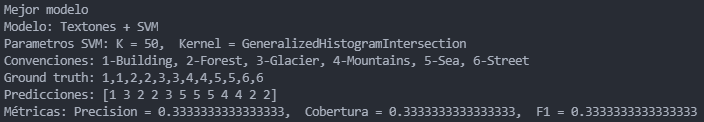
#> input picture Miniproyecto 4 - Parte 2/Test.png, 704 x 122 px, given in place of coins.png, which was not available
$ python main_Thresholding_segmentation.py
#> lines starting #> are read from the running program, lines starting #| are printed output that depends on the picture; pictures that were not available may be replaced by others from this repository, and a replacement may not be noted
#Importacion de librerias
import numpy as np
import requests
import skimage.io as io
from skimage.color import rgb2gray
from matplotlib import pyplot  as plt
import os
from skimage.filters import threshold_otsu
import nibabel
import glob


#Thershold binarization ---------------------------------------------------------------------------------------------------------------------------------------------------------------------------------
#Image download
r = requests.get("https://web.stanford.edu/class/ee368/Handouts/Lectures/Examples/11-Edge-Detection/Hough_Transform_Circles/coins.png")
with open('ImageThresholding_Segmentation\monedas', 'wb') as f:
    f.write(r.content)

#Image load
img=io.imread(os.path.join('ImageThresholding_Segmentation\monedas'))
#> img is the input picture: shape (122, 704, 3); mean R, G, B 49.6, 53.8, 62.2
flat_g=np.ndarray.flatten(img)# gray scaled image histogram
print(img.shape)#checking image dimensions
#| (122, 704, 3)

fig0 , ax0 = plt.subplots(1,2)
ax0[0].imshow(img ,cmap='gray')
ax0[0].set_title('Image')
ax0[0].axis('off')
ax0[1].hist(flat_g, bins=60, range=(0, 255),facecolor='blue',alpha=0.75, density=False)
ax0[1].set_title('Image histogram')
ax0[1].grid(True)
fig0.savefig('ImageThresholding_Segmentation\subplot1.png')
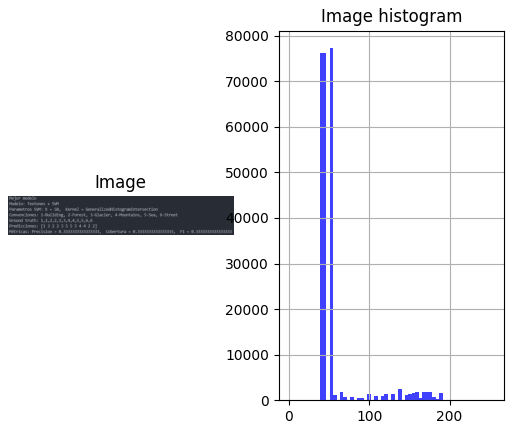
#> figure drawn by matplotlib, 2 panels; panel 2: tallest bar 77258 high, from x = 51 to 55.25
fig0.tight_layout()
fig0.show()
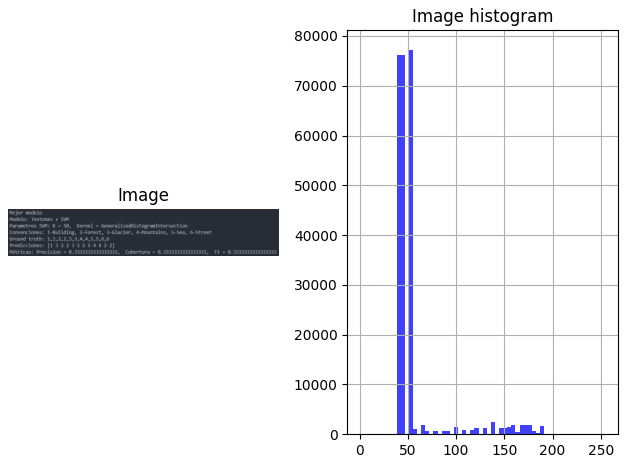
#> figure drawn by matplotlib, 2 panels; panel 2: tallest bar 77258 high, from x = 51 to 55.25


#Otsu method for umbralization
umbral = threshold_otsu(img)#106 is the threshold obtained
#> umbral = 98
bina_otsu = img >= umbral #applying binarization mask to image
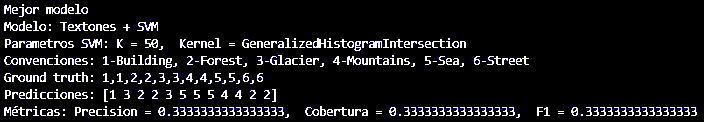
#> bina_otsu: shape (122, 704, 3) bool; mean R, G, B 0.086, 0.0861, 0.0927

#binarization using the 60 percentile
per = np.percentile(img, 60)#threshold was 39
#> per = 52
bina_per= img >= per #applying binarization mask to image
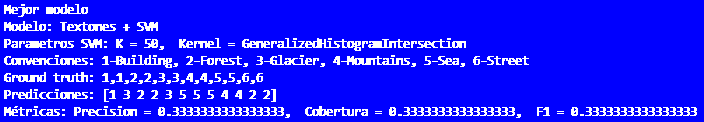
#> bina_per: shape (122, 704, 3) bool; mean R, G, B 0.114, 0.114, 1

#Image binarization with threshold = 75
bina_175=img >= 175
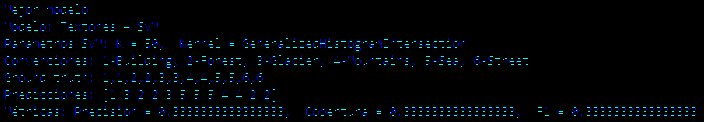
#> bina_175: shape (122, 704, 3) bool; mean R, G, B 0, 0.0194, 0.0318

#Binarization with chosen thresholds
umbral_sup=250
umbral_inf=60

bina_esc=np.zeros((img.shape[0],img.shape[1]))

#Binarization with two thresholds -> mask generation
for f in range (0, img.shape[0], 1 ):
        for j in range (0, img.shape[1], 1 ):

#> (the run stopped early here; a loop or call above may not have finished)
